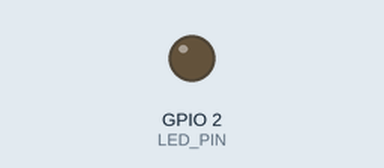
Simulated run of this sketch. Board: ESP8266 (NodeMCU). On the bench: output pins drawn as LEDs (lit = HIGH). At 2.0 s the program puts the board to deep sleep or switches it off; the recording ends there.

Above: at 0.1 s.
Timing chart, 0 to 2.0 s (numbered marks = the images above):
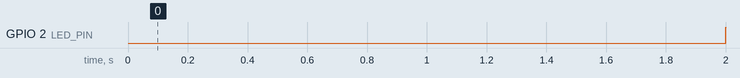

Measured:
- by itself, GPIO 2 (LED_PIN): LOW → HIGH at 2.0 s

The sketch:

03_deep_cycle.ino
```cpp
#include <ESP8266WiFi.h>

constexpr uint8_t LED_PIN = 2; // GPIO2 / D4, active-low built-in LED.

constexpr uint32_t LED_ON_MS = 2000;
constexpr uint32_t WAIT_MS = 8000;

void prepareBoard()
{
  WiFi.persistent(false);
  WiFi.mode(WIFI_OFF);
  WiFi.forceSleepBegin();
  delay(1);
  Serial.end();
  Serial1.end();
  // Configure GPIO2 after UART1 releases its TX pin.
  digitalWrite(LED_PIN, HIGH);
  pinMode(LED_PIN, OUTPUT);
}

void ledTask()
{
  digitalWrite(LED_PIN, LOW);
  delay(LED_ON_MS);
  digitalWrite(LED_PIN, HIGH);
}

void setup()
{
  prepareBoard();
  ledTask();
  // Timed wake requires D0 (GPIO16) connected to RST.
  ESP.deepSleep(WAIT_MS * 1000ULL, WAKE_RF_DISABLED);
}

void loop() {}
```
